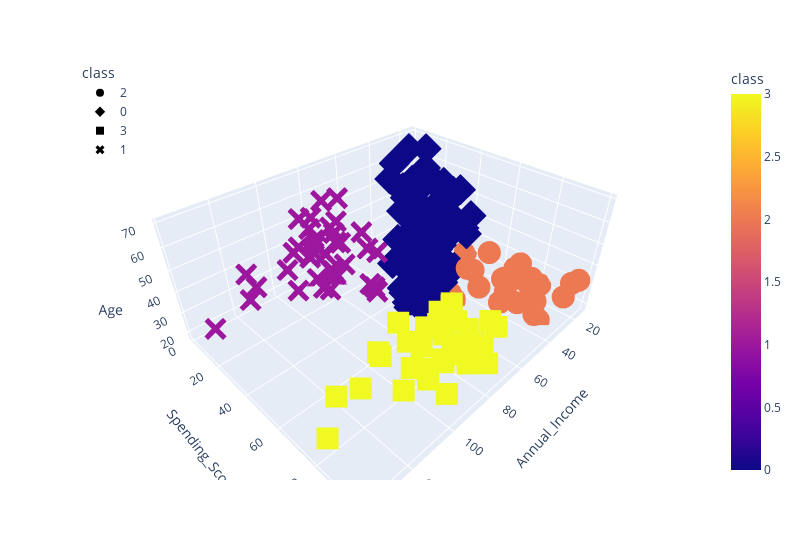

Notebook code cell kept with this figure:
### Code cell
fig = px.scatter_3d(
	df_shopping,
x="Annual_Income",
	y="Spending_Score",
	z="Age",
color="class",
	symbol="class",
	width=800,
)
fig.update_layout(legend=dict(x=0, y=1))
fig.show()

### Figure 1 — Plotly figure (JSON) as saved in the notebook; plotly's stock layout.template omitted (floating-point values rounded to 4 significant figures)
{"data": [{"hovertemplate": "class=%{marker.color}<br>Annual_Income=%{x}<br>Spending_Score=%{y}<br>Age=%{z}<extra></extra>", "legendgroup": "2", "marker": {"color": [2, 2, 2, 2, 2, 2, 2, 2, 2, 2, 2, 2, 2, 2, 2, 2, 2, 2, 2, 2, 2, 2, 2, 2, 2, 2, 2, 2], "coloraxis": "coloraxis", "symbol": "circle"}, "mode": "markers", "name": "2", "scene": "scene", "showlegend": true, "type": "scatter3d", "x": [15, 15, 16, 17, 18, 19, 19, 20, 20, 21, 23, 24, 25, 28, 28, 29, 30, 33, 33, 34, 37, 38, 39, 39, 42, 46, 48, 48], "y": [39, 81, 77, 76, 94, 72, 99, 77, 79, 66, 98, 73, 73, 82, 61, 87, 73, 92, 81, 73, 75, 92, 61, 65, 60, 55, 59, 59], "z": [19, 21, 23, 22, 23, 30, 35, 24, 22, 20, 35, 25, 31, 29, 35, 23, 21, 18, 21, 30, 20, 24, 31, 24, 33, 19, 18, 19]}, {"hovertemplate": "class=%{marker.color}<br>Annual_Income=%{x}<br>Spending_Score=%{y}<br>Age=%{z}<extra></extra>", "legendgroup": "0", "marker": {"color": [0, 0, 0, 0, 0, 0, 0, 0, 0, 0, 0, 0, 0, 0, 0, 0, 0, 0, 0, 0, 0, 0, 0, 0, 0, 0, 0, 0, 0, 0, 0, 0, 0, 0, 0, 0, 0, 0, 0, 0, 0, 0, 0, 0, 0, 0, 0, 0, 0, 0, 0, 0, 0, 0, 0, 0, 0, 0, 0, 0, 0, 0, 0, 0, 0, 0, 0, 0, 0, 0, 0, 0, 0, 0, 0, 0, 0, 0, 0, 0, 0, 0, 0, 0, 0, 0, 0, 0, 0, 0, 0, 0, 0, 0, 0], "coloraxis": "coloraxis", "symbol": "diamond"}, "mode": "markers", "name": "0", "scene": "scene", "showlegend": true, "type": "scatter3d", "x": [16, 17, 18, 19, 19, 20, 20, 21, 23, 24, 25, 28, 28, 29, 30, 33, 33, 34, 37, 38, 39, 39, 40, 40, 40, 40, 42, 43, 43, 43, 43, 44, 44, 46, 46, 46, 47, 47, 48, 48, 48, 48, 49, 49, 50, 50, 54, 54, 54, 54, 54, 54, 54, 54, 54, 54, 54, 54, 57, 57, 58, 58, 59, 59, 60, 60, 60, 60, 60, 60, 61, 61, 62, 62, 62, 62, 62, 62, 63, 63, 63, 63, 63, 63, 64, 64, 65, 65, 65, 65, 67, 67, 67, 67, 69], "y": [6, 40, 6, 3, 14, 15, 13, 35, 29, 35, 5, 14, 32, 31, 4, 4, 14, 17, 26, 35, 36, 28, 55, 47, 42, 42, 52, 54, 60, 45, 41, 50, 46, 51, 46, 56, 52, 59, 51, 50, 48, 47, 55, 42, 49, 56, 47, 54, 53, 48, 52, 42, 51, 55, 41, 44, 57, 46, 58, 55, 60, 46, 55, 41, 49, 40, 42, 52, 47, 50, 42, 49, 41, 48, 59, 55, 56, 42, 50, 46, 43, 48, 52, 54, 42, 46, 48, 50, 43, 59, 43, 57, 56, 40, 58], "z": [20, 31, 35, 64, 67, 58, 37, 35, 52, 35, 46, 54, 45, 40, 60, 53, 49, 42, 36, 65, 48, 49, 50, 27, 29, 31, 49, 31, 59, 50, 47, 51, 69, 27, 53, 70, 67, 54, 63, 43, 68, 32, 70, 47, 60, 60, 59, 26, 45, 40, 23, 49, 57, 38, 67, 46, 21, 48, 55, 22, 34, 50, 68, 18, 48, 40, 32, 24, 47, 27, 48, 20, 23, 49, 67, 26, 49, 21, 66, 54, 68, 66, 65, 19, 38, 19, 18, 19, 63, 49, 51, 50, 27, 38, 40]}, {"hovertemplate": "class=%{marker.color}<br>Annual_Income=%{x}<br>Spending_Score=%{y}<br>Age=%{z}<extra></extra>", "legendgroup": "3", "marker": {"color": [3, 3, 3, 3, 3, 3, 3, 3, 3, 3, 3, 3, 3, 3, 3, 3, 3, 3, 3, 3, 3, 3, 3, 3, 3, 3, 3, 3, 3, 3, 3, 3, 3, 3, 3, 3, 3, 3, 3], "coloraxis": "coloraxis", "symbol": "square"}, "mode": "markers", "name": "3", "scene": "scene", "showlegend": true, "type": "scatter3d", "x": [69, 70, 71, 71, 71, 72, 73, 73, 74, 75, 76, 77, 77, 78, 78, 78, 78, 78, 78, 79, 81, 85, 86, 87, 87, 87, 88, 88, 93, 97, 98, 99, 101, 103, 103, 113, 120, 126, 137], "y": [91, 77, 95, 75, 75, 71, 88, 73, 72, 93, 87, 97, 74, 90, 88, 76, 89, 78, 73, 83, 93, 75, 95, 63, 75, 92, 86, 69, 90, 86, 88, 97, 68, 85, 69, 91, 79, 74, 83], "z": [39, 31, 40, 38, 39, 31, 29, 32, 35, 32, 32, 28, 32, 34, 39, 38, 27, 30, 30, 29, 31, 36, 33, 32, 28, 36, 30, 27, 35, 32, 29, 30, 28, 36, 32, 38, 35, 32, 30]}, {"hovertemplate": "class=%{marker.color}<br>Annual_Income=%{x}<br>Spending_Score=%{y}<br>Age=%{z}<extra></extra>", "legendgroup": "1", "marker": {"color": [1, 1, 1, 1, 1, 1, 1, 1, 1, 1, 1, 1, 1, 1, 1, 1, 1, 1, 1, 1, 1, 1, 1, 1, 1, 1, 1, 1, 1, 1, 1, 1, 1, 1, 1, 1, 1, 1], "coloraxis": "coloraxis", "symbol": "x"}, "mode": "markers", "name": "1", "scene": "scene", "showlegend": true, "type": "scatter3d", "x": [70, 71, 71, 71, 72, 73, 73, 74, 75, 76, 77, 77, 78, 78, 78, 78, 78, 78, 79, 81, 85, 86, 87, 87, 87, 88, 88, 93, 97, 98, 99, 101, 103, 103, 113, 120, 126, 137], "y": [29, 35, 11, 9, 34, 5, 7, 10, 5, 40, 12, 36, 22, 17, 20, 16, 1, 1, 35, 5, 26, 20, 27, 13, 10, 13, 15, 14, 32, 15, 39, 24, 17, 23, 8, 16, 28, 18], "z": [23, 43, 59, 47, 25, 20, 44, 19, 57, 28, 25, 48, 34, 43, 44, 47, 37, 34, 56, 19, 50, 42, 36, 40, 36, 52, 58, 59, 37, 46, 41, 54, 41, 34, 33, 47, 45, 32]}], "layout": {"coloraxis": {"colorbar": {"title": {"text": "class"}}, "colorscale": [[0, "#0d0887"], [0.1111, "#46039f"], [0.2222, "#7201a8"], [0.3333, "#9c179e"], [0.4444, "#bd3786"], [0.5556, "#d8576b"], [0.6667, "#ed7953"], [0.7778, "#fb9f3a"], [0.8889, "#fdca26"], [1, "#f0f921"]]}, "legend": {"title": {"text": "class"}, "tracegroupgap": 0, "x": 0, "y": 1}, "margin": {"t": 60}, "scene": {"domain": {"x": [0, 1], "y": [0, 1]}, "xaxis": {"title": {"text": "Annual_Income"}}, "yaxis": {"title": {"text": "Spending_Score"}}, "zaxis": {"title": {"text": "Age"}}}, "width": 800}}
